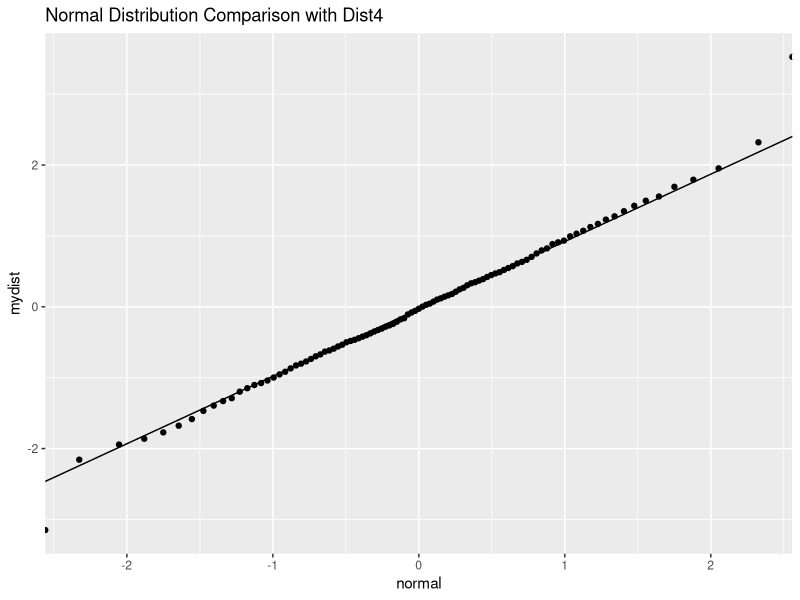
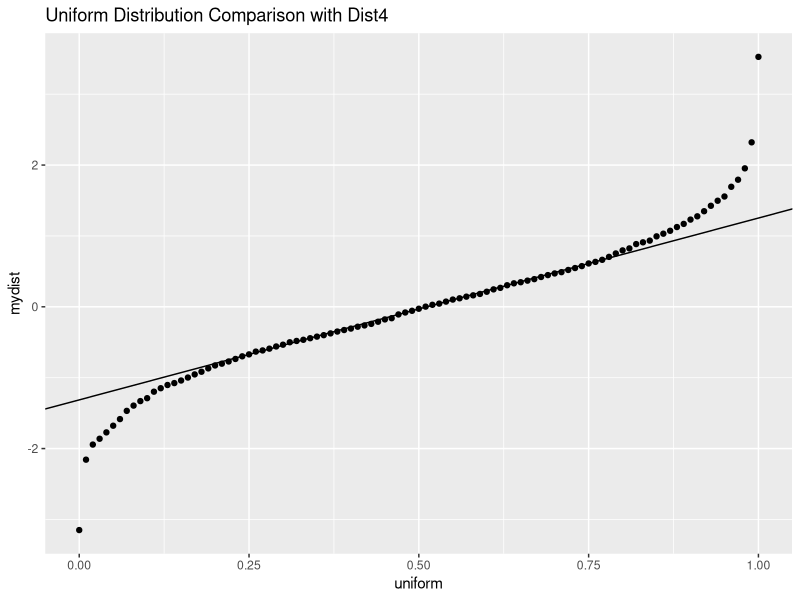
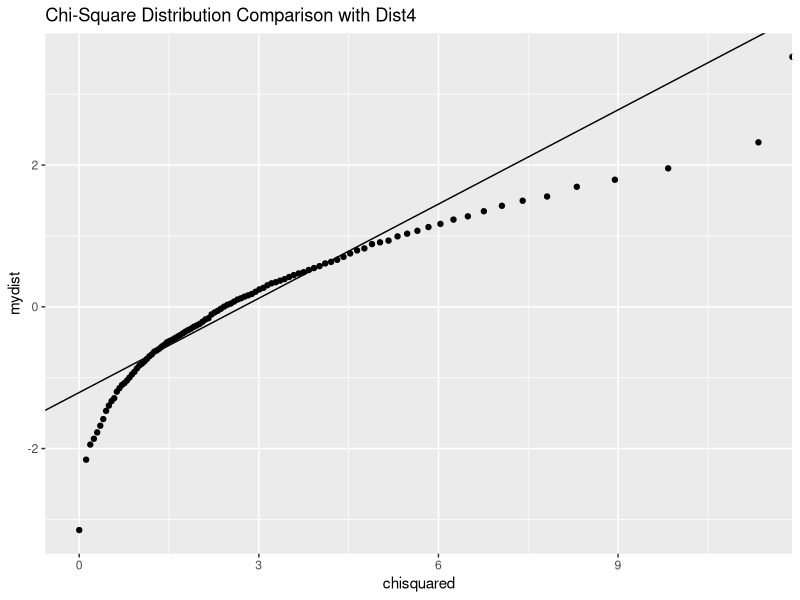

The R script that drew these images, in order:
##### Chapter 1 Lab 3 (Dist4) --------------
#
# Creating QQ plots to determine data distribution
#
# Student name(s): Daniel Camacho
#
##### Answers =====================
#
# Choose from Normal, Chi-square, or Uniform
#
#  Dist4 is the NORMAL distribution
#
############## Setup --------------
# We will use tibbles, pipes, and ggplot
require(tidyverse)

#  "percents" is a list 
# of the quantiles we will use in the QQ plots
percents <- seq(from = 0, to = 1, by = 0.01)

qqnormline <- function(mydata){
  # this function takes a vector and returns the slope
  # and the intercept of a line through the point of the QQ plot
  # at the 25th-percentile and the 75th-percentile
  # using a normal distribution for the comparison
  pt1 <- c(qnorm(0.25), quantile(mydata, 0.25))
  pt2 <- c(qnorm(0.75), quantile(mydata, 0.75)) 
  m <- (pt1[[2]] - pt2[[2]])/(pt1[[1]] - pt2[[1]])
  b <- -pt1[[1]]*m + pt1[[2]]
  
  # To use the output, the slope is in element [[1]] and
  # the y-intercept is in element [[2]]
  return(c(m, b))
}

qqunifline <- function(mydata){
  # this function takes a vector and returns the slope
  # and the intercept of a line through the point of the QQ plot
  # at the 25th-percentile and the 75th-percentile
  # using a uniform distribution for the comparison
  pt1 <- c(qunif(0.25), quantile(mydata, 0.25))
  pt2 <- c(qunif(0.75), quantile(mydata, 0.75)) 
  m <- (pt1[[2]] - pt2[[2]])/(pt1[[1]] - pt2[[1]])
  b <- -pt1[[1]]*m + pt1[[2]]
  
  # To use the output, the slope is in element [[1]] and
  # the y-intercept is in element [[2]]
  return(c(m, b))
}

qqchisqline <- function(mydata){
  # this function takes a vector and returns the slope
  # and the intercept of a line through the point of the QQ plot
  # at the 25th-percentile and the 75th-percentile
  # using a chi-square distribution for the comparison
  pt1 <- c(qchisq(0.25, df = 3), quantile(mydata, 0.25))
  pt2 <- c(qchisq(0.75, df = 3), quantile(mydata, 0.75)) 
  m <- (pt1[[2]] - pt2[[2]])/(pt1[[1]] - pt2[[1]])
  b <- -pt1[[1]]*m + pt1[[2]]
  
  # To use the output, the slope is in element [[1]] and
  # the y-intercept is in element [[2]]
  return(c(m, b))
}

####### The Data ###############
# Read in the assignment data, look at its structure,
# and pick one of the columns to test by storing it in "x"
myDists <- read_csv("Ch 1/Lab 3/ISLR Chapter 1 Lab 3 QQ Plot Data.csv")

str(myDists)

########### Example 4: dist4 ##########
# Strip off the first column of myDists
x <- myDists$Dist4

######## Compare to normal  #########

# Create a tibble with three columns: 
#    (1) the percentages for each quantile
#    (2) quantiles of the normal distribution and
#    (3) quantiles of the data in question
mytib <- tibble(percents,
                normal = qnorm(percents),
                uniform = qunif(percents),
                chisquared = qchisq(percents, df = 3),
                mydist = quantile(x, percents))

# Calculate the line through the 25th and 75th
# quantile points on the QQ plot
linenorm <- qqnormline(x)
lineunif <- qqunifline(x)
linechisq <- qqchisqline(x)

# The QQ plot for normal - points and line
mytib %>% 
  ggplot() +
  geom_point(aes(x = normal, y = mydist)) +
  geom_abline(slope = linenorm[[1]], intercept = linenorm[[2]]) + 
  ggtitle("Normal Distribution Comparison with Dist4")

# The QQ plot for uniform - points and line
mytib %>% 
  ggplot() +
  geom_point(aes(x = uniform, y = mydist)) +
  geom_abline(slope = lineunif[[1]], intercept = lineunif[[2]]) + 
  ggtitle("Uniform Distribution Comparison with Dist4")

# The QQ plot for chi-squared - points and line
mytib %>% 
  ggplot() +
  geom_point(aes(x = chisquared, y = mydist)) +
  geom_abline(slope = linechisq[[1]], intercept = linechisq[[2]]) + 
  ggtitle("Chi-Square Distribution Comparison with Dist4")
